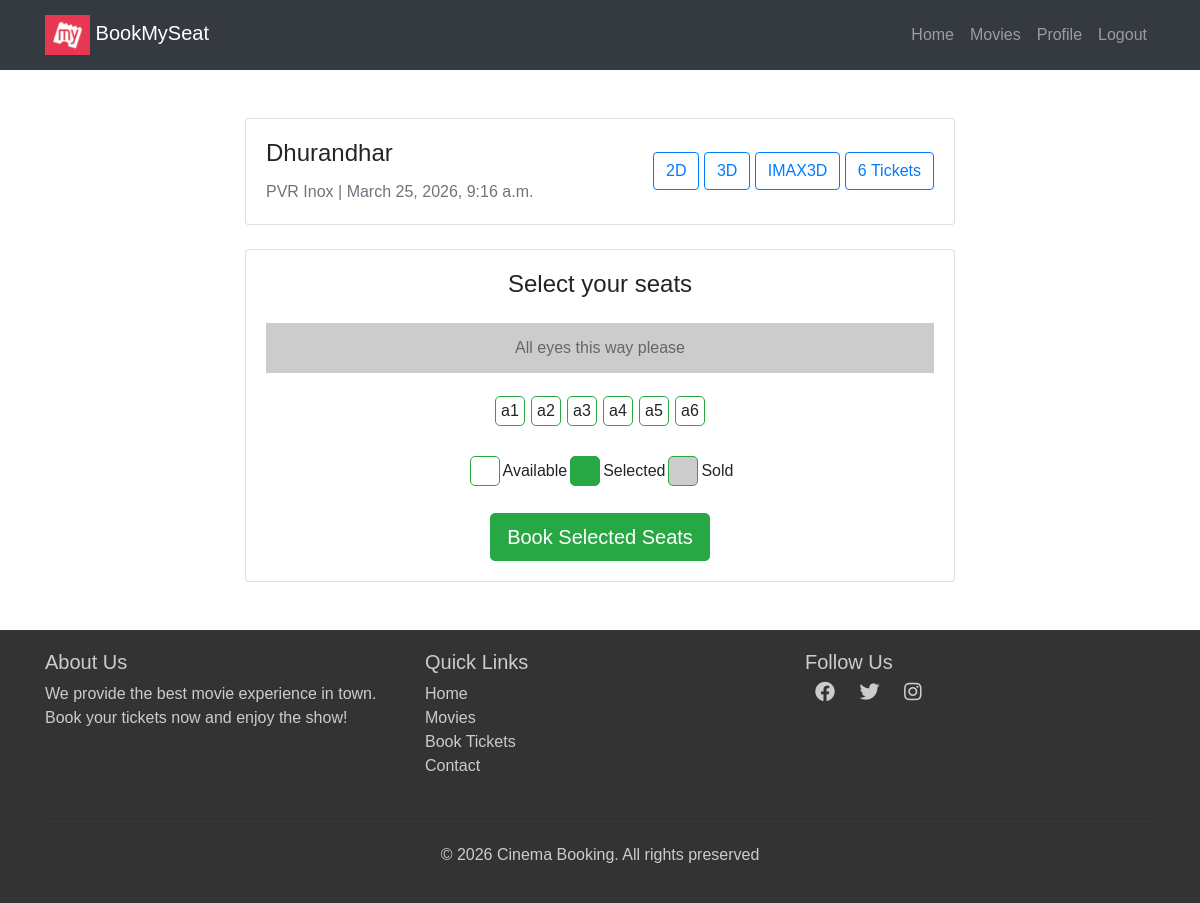
Page /movies/theater/1/seats/book (signed in) on the committed database.
### movies/models.py (models this page shows, shortened)
class Theater(models.Model):
    name = models.CharField(max_length=255)
    movie = models.ForeignKey(Movie, on_delete=models.CASCADE, related_name='theaters')
    time = models.DateTimeField()
    pricing = models.IntegerField(default=200)

class Movie(models.Model):
    name = models.CharField(max_length=255)
    image = models.ImageField(upload_to='movies/')
    rating = models.DecimalField(max_digits=3, decimal_places=1)
    cast = models.TextField()
    description = models.TextField(blank=True, null=True) # optional
    genre = models.CharField(max_length=255, blank=True, null=True)
    language = models.CharField(max_length=255, blank=True, null=True)
    trailer_url = models.TextField(blank=True, null=True) # optional

class Seat(models.Model):
    theater = models.ForeignKey(Theater, on_delete=models.CASCADE, related_name='seats') # which seat belongs to which theater
    seat_number = models.CharField(max_length=10)
    is_booked = models.BooleanField(default=False) # checking if the seat is booked or not

### movies/views.py (the view, shortened to what this page needs)
# urls.py: path('theater/<int:theater_id>/seats/book', views.book_seats, name='book_seats'),
@login_required(login_url='/login/')
def book_seats(request, theater_id):
    theaters = get_object_or_404(Theater, id=theater_id)
    seats = Seat.objects.filter(theater=theaters).order_by('seat_number')
    return render(request, 'movies/seat_selection.html', {'theaters':theaters, 'seats':seats})

### templates/movies/seat_selection.html (shortened to what this page needs)
{% extends "users/basic.html" %}
{% block content %}
    <div class="container mt-5">
        <div class="row">
            <div class="col-lg-8 mx-auto">
                <div class="card mb-4">
                    <div class="card-body">
                        <div class="d-flex justify-content-between align-items-center flex-wrap">
                            <div>
                                <h4 class="card-title">{{theaters.movie.name}}</h4>
                                <p class="card-text text-muted">
                                    {{theaters.name}} | {{theaters.time}}
                                </p>
                            </div>
                            <div class="mt-2 mt-sm-0">
                                <button class="btn btn-outline-primary me-2 mb-2 mb-sm-0">
                                    2D
                                </button>
                                <button class="btn btn-outline-primary me-2 mb-2 mb-sm-0">
                                    3D
                                </button>
                                <button class="btn btn-outline-primary me-2 mb-2 mb-sm-0">
                                    IMAX3D
                                </button>
                                <button class="btn btn-outline-primary me-2 mb-2 mb-sm-0">
                                    {{seats|length}} Tickets
                                </button>
                            </div>
                        </div>
                    </div>
                </div>
                 <div class="card">
                    <div class="card-body">
                        <h4 class="card-title text-center mb-4">Select your seats</h4>
                        <div class="screen">All eyes this way please</div>
                        <form method="POST">
                            <div class="d-flex justify-content-center flex-wrap mb-4">
                                {% for seat in seats %}
                                <div class="seat {% if seat.is_booked %}sold{% endif %}">
                                    {% if not seat.is_booked %}
                                    <label for="seat-{{seat.id}}" class="w-100 h-100 d-flex align-items-center justify-content-center">{{seat.seat_number}}</label>
                                    {% else %}
                                    {{seat.seat_number}}
                                    {% endif %}
                                </div>
                                {% endfor %}
                            </div>
                            <div class="d-flex justify-content-center mb-4">
                                <div class="d-flex align-items-center me-4">
                                    <div class="seat" style="background-color: white;"></div>
                                    <span class="ms-2">Available</span>
                                </div>
                                <div class="d-flex align-items-center me-4">
                                    <div class="seat selected"></div>
                                    <span class="ms-2">Selected</span>
                                </div>
                                <div class="d-flex align-items-center">
                                    <div class="seat sold"></div>
                                    <span class="ms-2">Sold</span>
                                </div>
                            </div>
                            <div class="text-center">
                                <button type="submit" class="btn btn-success btn-lg">
                                    Book Selected Seats
                                </button>
                            </div>
                        </form>
                    </div>
                </div>
            </div>
        </div>
    </div>
{% endblock %}

### templates/users/basic.html (style rules this page uses)
body { font-family: Arial, sans-serif; }

### templates/movies/seat_selection.html (style rules this page uses)
body { font-family: Arial, sans-serif; }
.seat { width: 30px; height: 30px; border: 1px solid #28a745; margin: 3px; text-align: center; line-height: 30px; cursor: pointer; border-radius: 5px; transition: background-color 0.3s, color 0.3s; }
.seat.selected { background-color: #28a745; color: white; }
.seat.sold { background-color: #ccc; cursor: not-allowed; }
.screen { margin: 20px 0; background-color: #ccc; height: 50px; line-height: 50px; text-align: center; color: #666; }

### rows in the picture
Theater: movie.name "Dhurandhar", name "PVR Inox", time "March 25, 2026, 9:16 a.m."
Seat: seat_number "a1"
Seat: seat_number "a2"
Seat: seat_number "a3"
Seat: seat_number "a4"
Seat: seat_number "a5"
Seat: seat_number "a6"

### other values in the picture
{{ seats|length }} "6"
